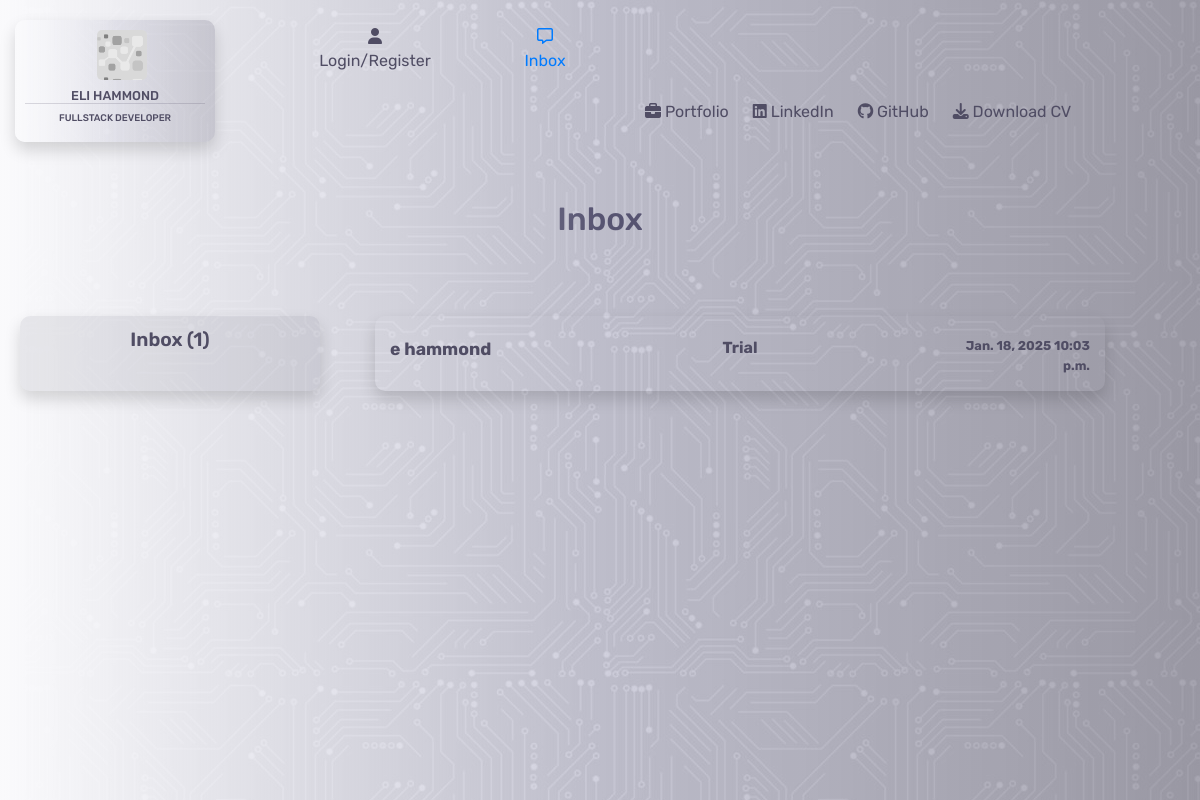
The page /contacts/ on the database as committed earlier.
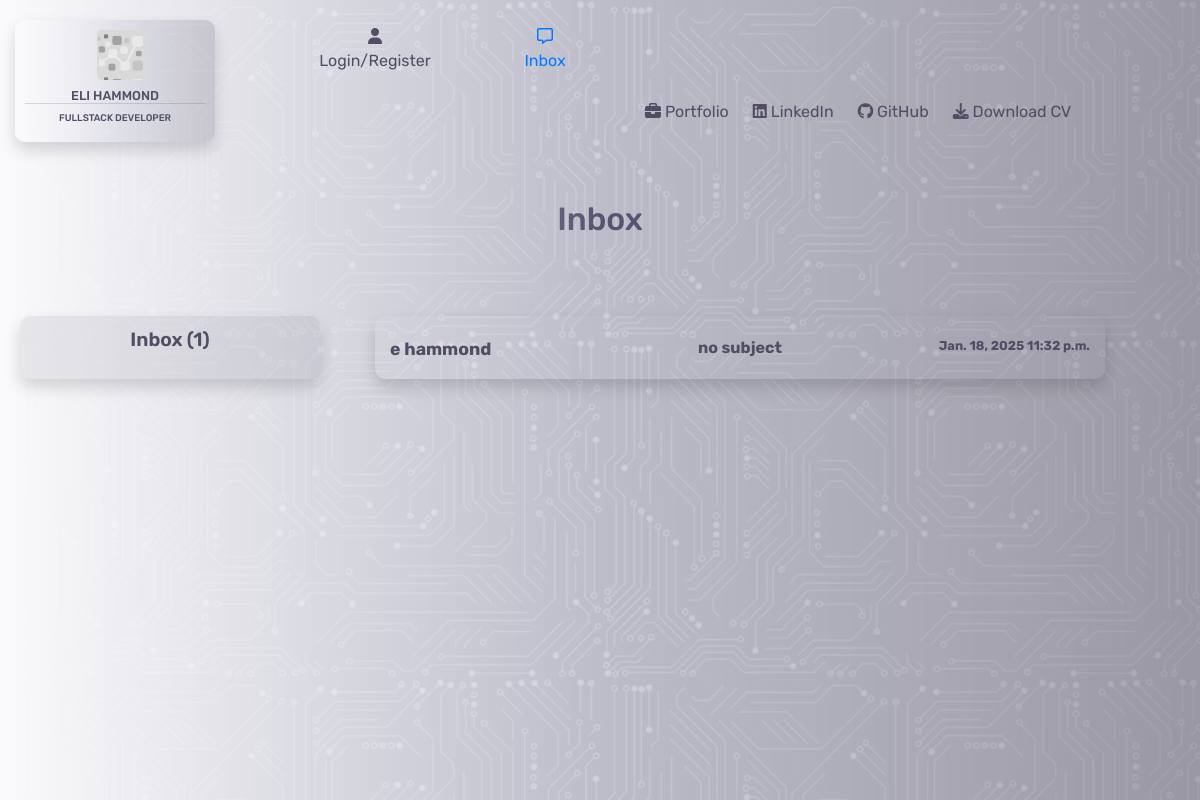
The same page on the database as committed later.
### contacts/models.py (models this page shows, shortened)
class Contacts(models.Model):
    class Meta:
        verbose_name_plural = "Contacts"
    name = models.CharField(max_length=26)
    subject = models.CharField(max_length=52, null=True, blank=True)
    email = models.EmailField()
    phone = models.IntegerField()
    message = models.TextField()
    date = models.DateField(auto_now=True)
    time = models.TimeField(auto_now=True)
    new_message = models.BooleanField(default=True)

### contacts/views.py (the view)
# urls.py: path('', views.contacts, name='contacts'),
def contacts(request):
    inbox = Contacts.objects.all()
    context = {
        'inbox': inbox
    }
    return render(request, 'contacts/contacts.html', context)

### contacts/templates/contacts/contacts.html (shortened to what this page needs)
{% extends "base.html" %}
{% load static %}
{% block content %}
<div class="container-fluid">
    <div class="row">
        <div class="col-4"></div>
        <div class="col-4">
            <h2 class="header">Inbox</h2>
        </div>
        <div class="col-4"></div>
    </div>
    <div class="row">
        <div class="col-3 inbox-margin shadow">
            <div class="inbox-header">
                Inbox ({{ inbox.count}})
            </div>
        </div>
        {% for i in inbox %}
        <div class="col-8">
            <div {% if i.new_message %}class="new-message"{% endif %}>
                <a href="{% url 'open_message' contact.id %}">
                    <div class="row message-container shadow">
                        <div class="col-3">
                            <p class="inbox-name">{{ i.name }}</p>
                        </div>
                        <div class="col-6">
                            {% if i.subject %}
                            <p class="inbox-subject">{{ i.subject }}</p>
                            {% else %}
                            <p class="inbox-subject">no subject</p>
                            {% endif %}
                        </div>
                        <div class="col-3">
                            <p class="inbox-date-time">{{ i.date }} {{ i.time }}</p>
                        </div>
                    </div>
                </a>
            </div>
        </div>
    </div>
        {% endfor %}
</div>
{% endblock %}

Rows that differ between the two databases and show on the page:
changed Contacts "e hammond": time "10:03 p.m." → "11:32 p.m."; subject "Trial" → (not shown); now shows "no subject"
